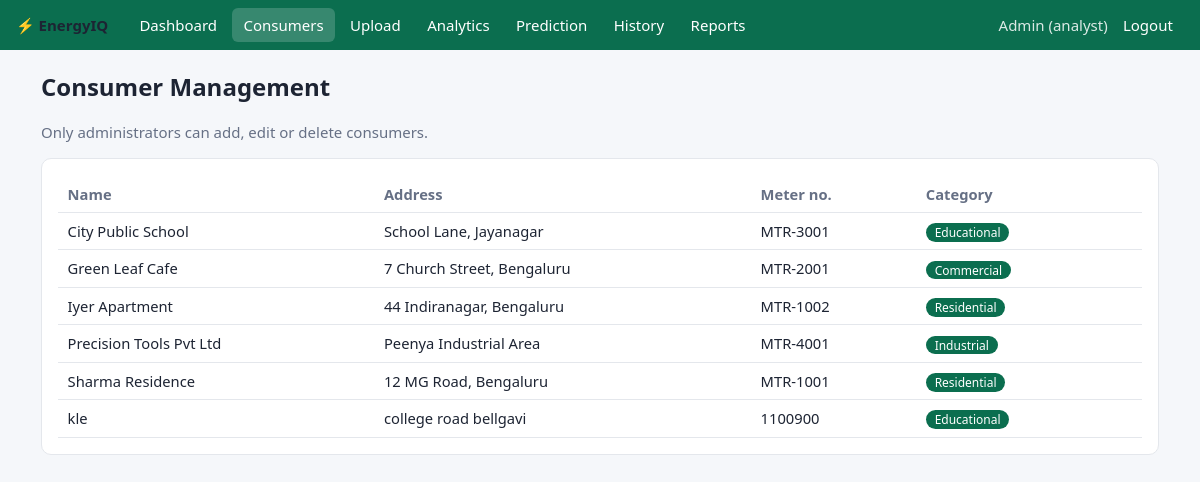
Screenshot of /consumers (signed in) with the database file from the repository.
### tables this page shows
CREATE TABLE users (
    user_id       INTEGER PRIMARY KEY AUTOINCREMENT,
    username      TEXT NOT NULL UNIQUE,
    password_hash TEXT NOT NULL,
    role          TEXT NOT NULL DEFAULT 'analyst' CHECK (role IN ('admin','analyst'))
);

CREATE TABLE consumers (
    consumer_id INTEGER PRIMARY KEY AUTOINCREMENT,
    name        TEXT NOT NULL,
    address     TEXT,
    meter_no    TEXT NOT NULL UNIQUE,
    category    TEXT NOT NULL DEFAULT 'Residential'
);

### views.py (the view)
@bp.route("/consumers")
@login_required
def consumers():
    return render_template("consumers.html", consumers=repo.list_consumers(), categories=CATEGORIES,
                           edit=repo.get_consumer(request.args.get("edit", type=int)) if request.args.get("edit") else None)

### auth.py (called while the page is built)
@bp.before_app_request
def load_user():
    uid = session.get("user_id")
    g.user = repo.get_user(uid) if uid else None

def login_required(view):
    @wraps(view)
    def wrapped(*a, **kw):
        if g.user is None:
            return redirect(url_for("auth.login", next=request.path))
        return view(*a, **kw)
    return wrapped

### db.py (called while the page is built)
def get_db():
    if "db" not in g:
        g.db = sqlite3.connect(current_app.config["DATABASE"])
        g.db.row_factory = sqlite3.Row
        g.db.execute("PRAGMA foreign_keys = ON")
    return g.db

### repo.py (called while the page is built)
def get_user(user_id):
    return get_db().execute("SELECT * FROM users WHERE user_id=?", (user_id,)).fetchone()

def list_consumers():
    return get_db().execute("SELECT * FROM consumers ORDER BY name").fetchall()

### templates/consumers.html (shortened to what this page needs)
{% extends "base.html" %}{% block title %}Consumers{% endblock %}
{% block content %}
<h1>Consumer Management</h1>
{% if g.user.role == 'admin' %}
<div class="card"><h2>{{ 'Edit consumer' if edit else 'Add consumer' }}</h2>
<form class="inline" method="post" action="{{ url_for('main.consumer_save') }}">
  <input type="hidden" name="_csrf" value="{{ csrf_token }}">
  {% if edit %}<input type="hidden" name="consumer_id" value="{{ edit.consumer_id }}">{% endif %}
  <label>Name<input name="name" required value="{{ edit.name if edit }}"></label>
  <label>Address<input name="address" value="{{ edit.address if edit and edit.address }}"></label>
  <label>Meter no.<input name="meter_no" required value="{{ edit.meter_no if edit }}"></label>
  <label>Category<select name="category">{% for c in categories %}<option {{ 'selected' if edit and edit.category==c }}>{{ c }}</option>{% endfor %}</select></label>
  <button>{{ 'Update' if edit else 'Add' }}</button>
  {% if edit %}<a class="btn sec" href="{{ url_for('main.consumers') }}">Cancel</a>{% endif %}
</form></div>
{% else %}<p class="muted">Only administrators can add, edit or delete consumers.</p>{% endif %}
<div class="card scroll"><table>
<tr><th>Name</th><th>Address</th><th>Meter no.</th><th>Category</th><th></th></tr>
{% for c in consumers %}<tr><td>{{ c.name }}</td><td>{{ c.address or '' }}</td><td>{{ c.meter_no }}</td><td><span class="badge">{{ c.category }}</span></td>
<td></td></tr>
{% else %}<tr><td colspan="5" class="muted">No consumers yet.</td></tr>{% endfor %}
</table></div>
{% endblock %}

### templates/base.html (shortened to what this page needs)
<!doctype html>
<html lang="en"><head>
<link rel="stylesheet" href="{{ url_for('static', filename='css/style.css') }}">
</head><body>
{% set ep = request.endpoint or '' %}
<nav>
  <span class="brand">&#9889; EnergyIQ</span>
  {% if g.user %}
  <a href="{{ url_for('main.dashboard') }}" class="{{ 'on' if ep=='main.dashboard' }}">Dashboard</a>
  <a href="{{ url_for('main.consumers') }}" class="{{ 'on' if ep=='main.consumers' }}">Consumers</a>
  <a href="{{ url_for('main.upload') }}" class="{{ 'on' if ep=='main.upload' }}">Upload</a>
  <a href="{{ url_for('main.analytics_page') }}" class="{{ 'on' if ep=='main.analytics_page' }}">Analytics</a>
  <a href="{{ url_for('main.predict') }}" class="{{ 'on' if ep=='main.predict' }}">Prediction</a>
  <a href="{{ url_for('main.history') }}" class="{{ 'on' if ep.startswith('main.history') }}">History</a>
  <a href="{{ url_for('main.reports') }}" class="{{ 'on' if ep=='main.reports' }}">Reports</a>
  <span style="color:#fff;opacity:.85">{{ g.user.username }} ({{ g.user.role }})</span>
  <a href="{{ url_for('auth.logout') }}">Logout</a>
  {% endif %}
</nav>
<main>
  {% block content %}{% endblock %}
</main>
</body></html>

### static/css/style.css (style rules this page uses)
:root { --bg:#f5f7fa;--card:#fff;--ink:#1d2433;--muted:#667085;--line:#e4e7ec;--brand:#0b6e4f;--brand2:#e9a03b;--danger:#c0392b }
* { box-sizing:border-box }
body { margin:0;font:15px/1.5 system-ui,Segoe UI,Roboto,sans-serif;background:var(--bg);color:var(--ink) }
nav { display:flex;flex-wrap:wrap;align-items:center;gap:.25rem;background:var(--brand);padding:.5rem 1rem }
nav a { color:#fff;text-decoration:none;padding:.35rem .7rem;border-radius:6px }
nav a:hover,nav a.on { background:rgba(255,255,255,.18) }
nav .brand { font-weight:700;margin-right:1rem }
main { max-width:1150px;margin:1.2rem auto;padding:0 1rem }
h1 { font-size:1.5rem;margin:.2rem 0 1rem }
.card { background:var(--card);border:1px solid var(--line);border-radius:10px;padding:1rem;margin-bottom:1rem }
table { width:100%;border-collapse:collapse;font-size:.92rem }
th,td { padding:.45rem .6rem;border-bottom:1px solid var(--line);text-align:left }
th { color:var(--muted);font-weight:600 }
.scroll { overflow-x:auto }
.muted { color:var(--muted) }
.badge { background:var(--brand);color:#fff;border-radius:99px;padding:.05rem .55rem;font-size:.75rem }

### rows the page displays
users: user.username "Admin", user.role "analyst"
consumers: name "City Public School", address "School Lane, Jayanagar", meter_no "MTR-3001", category "Educational"
consumers: name "Green Leaf Cafe", address "7 Church Street, Bengaluru", meter_no "MTR-2001", category "Commercial"
consumers: name "Iyer Apartment", address "44 Indiranagar, Bengaluru", meter_no "MTR-1002", category "Residential"
consumers: name "Precision Tools Pvt Ltd", address "Peenya Industrial Area", meter_no "MTR-4001", category "Industrial"
consumers: name "Sharma Residence", address "12 MG Road, Bengaluru", meter_no "MTR-1001", category "Residential"
consumers: name "kle", address "college road bellgavi", meter_no "1100900", category "Educational"
